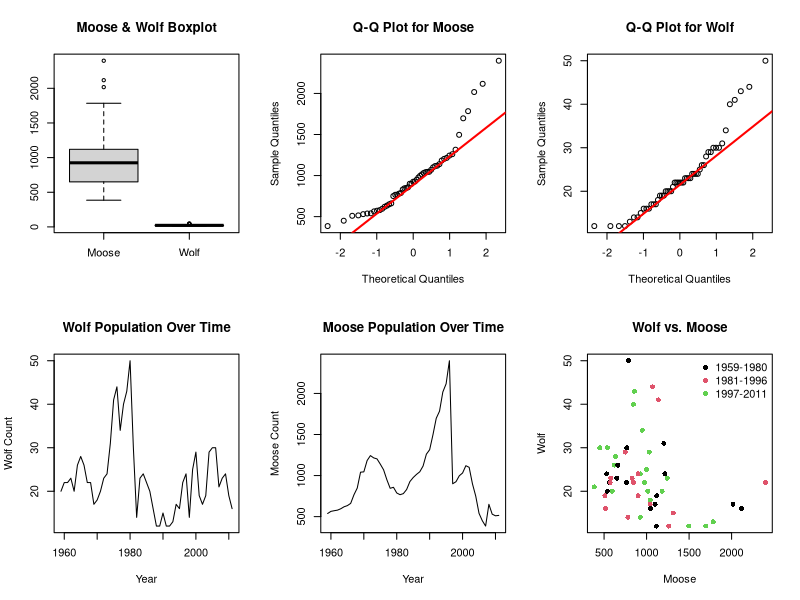

The R script that drew this image:
cat("
====================================
# On www.isleroyalewolf.org/data/data/home.html the file isleroyale graph data 28Dec2011.xlsx contains population data from wolves and moose. The information in this file is extracted and saved in the file 01wolvesmoose.csv. Download and read the file 01wolvesmoose.csv from the STA120 course page in your local R session. For the Access grading, the file is already included in the resources folder, and loaded correctly.

# Create a boxplot containing both Moose and Wolf data:

# Make sure you have the order of the Moose and Wolf data set correctly
# Add the title: Moose & Wolf Boxplot
# Create a QQ-plot for Moose and a QQ-plot for Wolf:

# Set a title like: QQ-plot Moose and QQ-plot Wolf
# Add a red QQ-line
# Create a line plot of Wolf on Year and of Moose on Year:

# Use a title like Wolf Population Over Time
# Set axis labels as Year and Wolf Count or Moose Count respectively
# Create a scatterplot of Wolf on Moose:

# Again, set axis labels as Moose and Wolf
# Specify the title: Wolf vs. Moose
# For the legend, use the same three colors as in the plot function
# The legend should be at the top right of the plot
# You should get 6 plots. Use par( mfrow=c(2,3)) to plot them in one image.

# An example of the expected output is included in the resource panel.

# Do not change the png() and dev() functions
====================================
")

png(file="solution_01_02.png")

dat <- read.csv("week_01/wolvesmoose.csv")
par(mfrow = c(2,3))

# Boxplot for Moose and Wolf
boxplot(dat[, c("Moose", "Wolf")], names = c("Moose", "Wolf"), main = "Moose & Wolf Boxplot")

# QQ-plots for Moose and Wolf
qqnorm(dat$Moose, main = "Q-Q Plot for Moose")
qqline(dat$Moose, col="red", lwd = 2)

qqnorm(dat$Wolf, main = "Q-Q Plot for Wolf")
qqline(dat$Wolf, col="red", lwd = 2)

# Line plots over time
plot(dat$Year, dat$Wolf, type = "l", col = "black", main = "Wolf Population Over Time", xlab = "Year", ylab = "Wolf Count")
plot(dat$Year, dat$Moose, type = "l", col = "black", main = "Moose Population Over Time", xlab = "Year", ylab = "Moose Count")

# Scatter plot of Wolf vs. Moose with colors
colors <- rep(c(1, 2, 3), times = c(2, 2, 3))
plot(dat$Moose, dat$Wolf, col = colors, pch = 16, main = "Wolf vs. Moose", xlab = "Moose", ylab = "Wolf")
legend("topright", legend = c("1959-1980", "1981-1996", "1997-2011"), col = c(1, 2, 3), pch = 16, bty = "n")

dev.off()